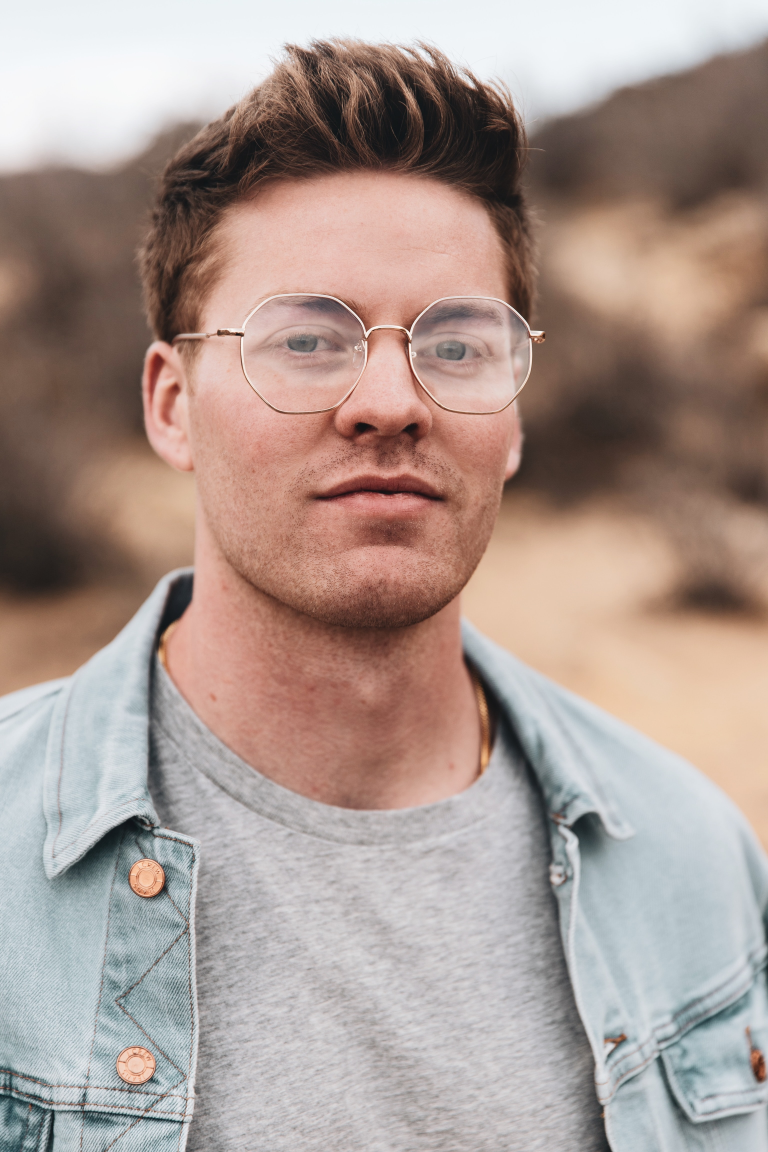
#> input picture OpenCV/images/logan-weaver.jpg, 3072 x 4608 px (shown at 1/4 size)
$ python translation.py --image ../images/logan-weaver.jpg
#> lines starting #> are read from the running program, lines starting #| are printed output that depends on the picture
import numpy as np
import argparse
import imutils
import cv2

ap = argparse.ArgumentParser()
ap.add_argument("-i", "--image", required=True,
    help="Path to the image")
args = vars(ap.parse_args())

image = cv2.imread(args["image"])
#> image is the input picture: shape (4608, 3072, 3); mean B, G, R 145.8, 152.8, 170.5
cv2.imshow("Original", image)

shifted = imutils.translate(image, 0, 100)
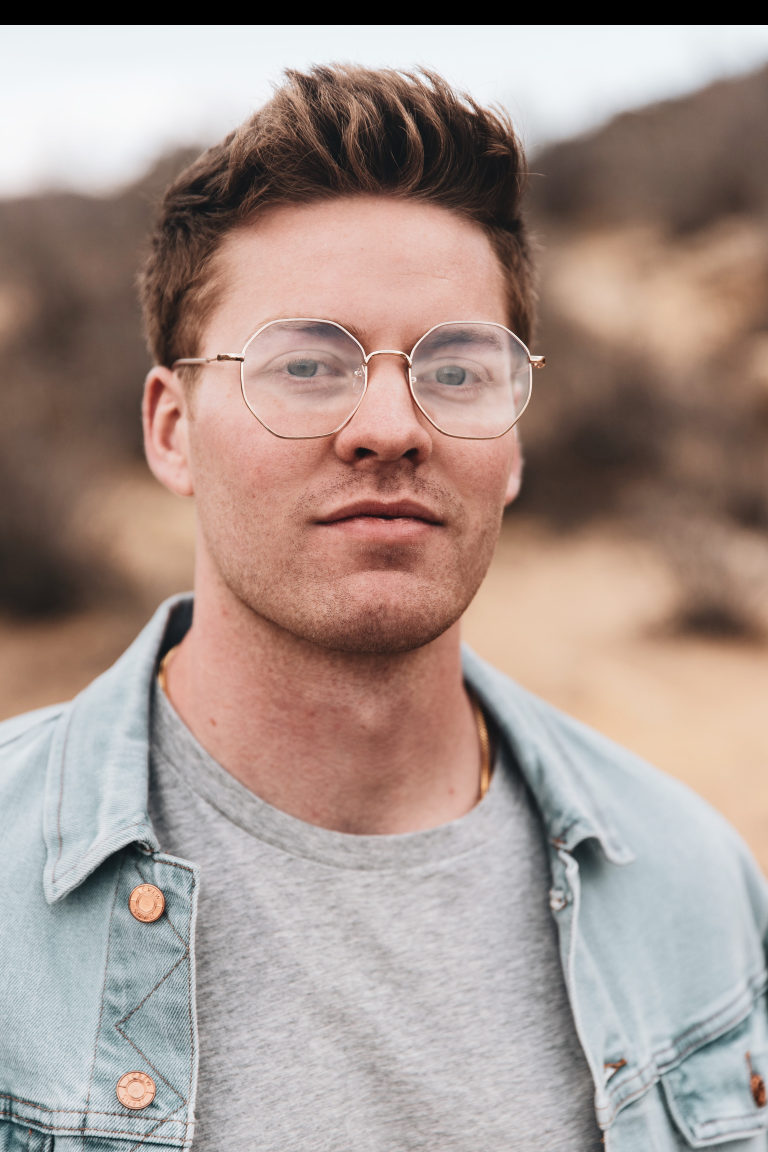
#> shifted: shape (4608, 3072, 3) (shown at 1/4 size); mean B, G, R 142, 149, 166.8
cv2.imshow("Shifted Down and Right", shifted)
cv2.waitKey(0)

shifted = imutils.translate(image, -50, -90)
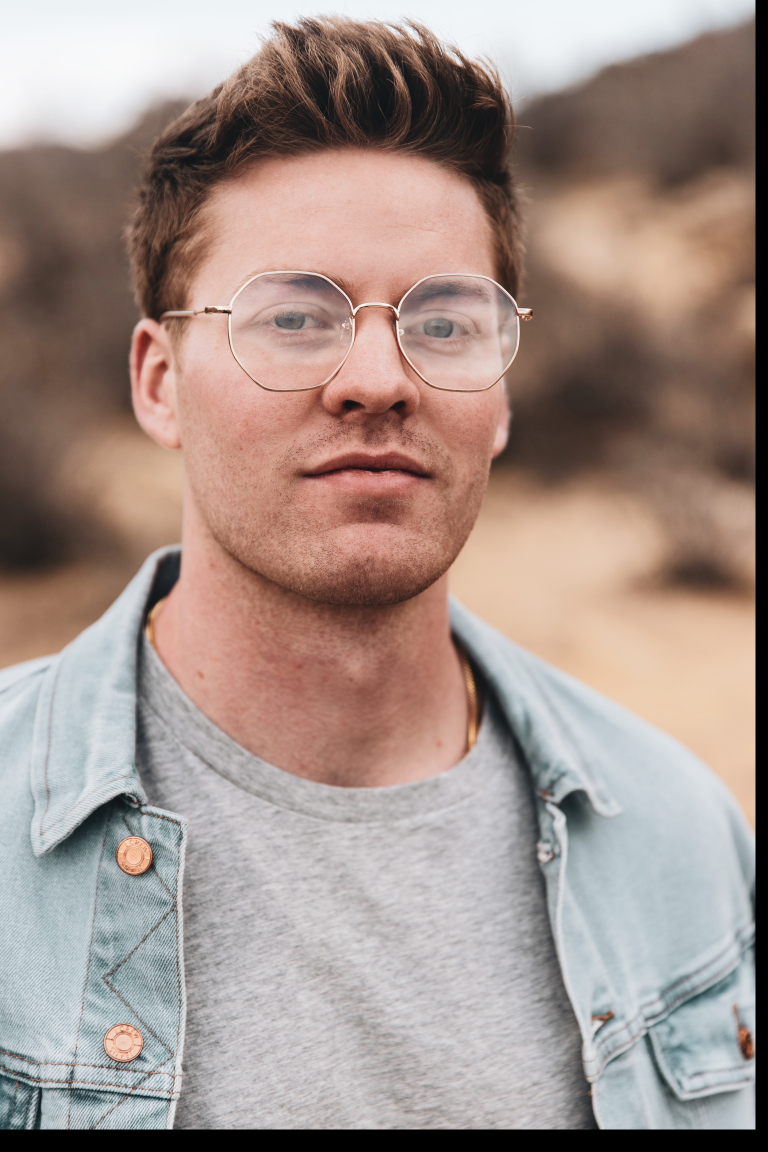
#> shifted: shape (4608, 3072, 3) (shown at 1/4 size); mean B, G, R 138.7, 145.7, 163.4
cv2.imshow("Shifted Up and Left", shifted)
cv2.waitKey(0)
